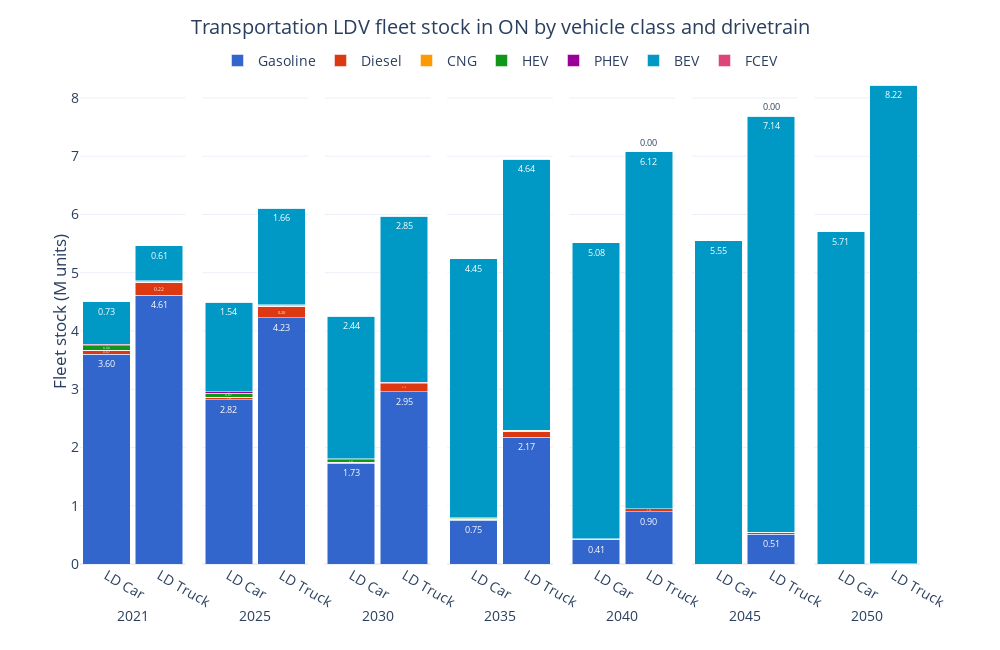

The cell this chart's notebook holds for it:
### Code cell
ref_fig = ref_trncap[ref_trncap['Vehicle Class'].isin(['LD Car', 'LD Truck'])][['Period', 'Vehicle Class', 'Capacity (M units)', 'Carrier']].groupby(['Period', 'Vehicle Class', 'Carrier'], as_index=False).sum()

ref_fig['Carrier'] = pd.Categorical(ref_fig['Carrier'], categories=drivetrain_order, ordered=True)
ref_fig = ref_fig.sort_values(['Carrier', 'Period'])

fig = px.bar(ref_fig, 
             x='Vehicle Class', 
             y='Capacity (M units)', 
             color='Carrier', 
             barmode='stack', 
             facet_col='Period',
             facet_col_spacing=2E-2,
             template='plotly_white',
             color_discrete_sequence=px.colors.qualitative.G10[:7] + px.colors.qualitative.G10[8:],
             text_auto='.2f',
            #  text='Demand (PJ)_sum'
             width=1000, height=650,
             )

fig.update_layout(title=dict(
        text='Transportation LDV fleet stock in ON by vehicle class and drivetrain',
        x=0.5, 
        y=0.97,
        xanchor='center',
        yanchor='top'
    ),
    xaxis=dict(title='Period'),
    yaxis=dict(title='Fleet stock (M units)',
               dtick=1),
    yaxis_title_standoff=0,
    legend_title_text='',
    bargap=0.1,
    legend=dict(
        orientation='h',  
        yanchor='top',
        y=1.03,  
        xanchor='center',
        x=0.5),
    font=dict(
        # family="Open Sans",
        size=14)
    )

for annotation in fig.layout.annotations:
    annotation.text = annotation.text.split('=')[1]
    annotation.y = -0.08  
    annotation.yanchor = 'top' 

for axis in fig.layout:
    if axis.startswith('yaxis'):
        fig.layout[axis].dtick = 1

for axis in fig.layout:
    if axis.startswith('xaxis'):
        fig.layout[axis].title.text = ''

fig.for_each_trace(lambda trace: trace.update(textfont=dict(size=9)))

fig.show()

### Figure 1 — Plotly figure (JSON) as saved in the notebook; plotly's stock layout.template omitted (floating-point values rounded to 4 significant figures)
{"data": [{"hovertemplate": "Carrier=Gasoline<br>Period=2021<br>Vehicle Class=%{x}<br>Capacity (M units)=%{y}<extra></extra>", "legendgroup": "Gasoline", "marker": {"color": "#3366CC", "pattern": {"shape": ""}}, "name": "Gasoline", "orientation": "v", "showlegend": true, "textfont": {"size": 9}, "textposition": "auto", "texttemplate": "%{y:.2f}", "type": "bar", "x": ["LD Car", "LD Truck"], "xaxis": "x", "y": [3.602, 4.615], "yaxis": "y"}, {"hovertemplate": "Carrier=Gasoline<br>Period=2025<br>Vehicle Class=%{x}<br>Capacity (M units)=%{y}<extra></extra>", "legendgroup": "Gasoline", "marker": {"color": "#3366CC", "pattern": {"shape": ""}}, "name": "Gasoline", "orientation": "v", "showlegend": false, "textfont": {"size": 9}, "textposition": "auto", "texttemplate": "%{y:.2f}", "type": "bar", "x": ["LD Car", "LD Truck"], "xaxis": "x2", "y": [2.823, 4.225], "yaxis": "y2"}, {"hovertemplate": "Carrier=Gasoline<br>Period=2030<br>Vehicle Class=%{x}<br>Capacity (M units)=%{y}<extra></extra>", "legendgroup": "Gasoline", "marker": {"color": "#3366CC", "pattern": {"shape": ""}}, "name": "Gasoline", "orientation": "v", "showlegend": false, "textfont": {"size": 9}, "textposition": "auto", "texttemplate": "%{y:.2f}", "type": "bar", "x": ["LD Car", "LD Truck"], "xaxis": "x3", "y": [1.73, 2.954], "yaxis": "y3"}, {"hovertemplate": "Carrier=Gasoline<br>Period=2035<br>Vehicle Class=%{x}<br>Capacity (M units)=%{y}<extra></extra>", "legendgroup": "Gasoline", "marker": {"color": "#3366CC", "pattern": {"shape": ""}}, "name": "Gasoline", "orientation": "v", "showlegend": false, "textfont": {"size": 9}, "textposition": "auto", "texttemplate": "%{y:.2f}", "type": "bar", "x": ["LD Car", "LD Truck"], "xaxis": "x4", "y": [0.7538, 2.174], "yaxis": "y4"}, {"hovertemplate": "Carrier=Gasoline<br>Period=2040<br>Vehicle Class=%{x}<br>Capacity (M units)=%{y}<extra></extra>", "legendgroup": "Gasoline", "marker": {"color": "#3366CC", "pattern": {"shape": ""}}, "name": "Gasoline", "orientation": "v", "showlegend": false, "textfont": {"size": 9}, "textposition": "auto", "texttemplate": "%{y:.2f}", "type": "bar", "x": ["LD Car", "LD Truck"], "xaxis": "x5", "y": [0.4146, 0.9], "yaxis": "y5"}, {"hovertemplate": "Carrier=Gasoline<br>Period=2045<br>Vehicle Class=%{x}<br>Capacity (M units)=%{y}<extra></extra>", "legendgroup": "Gasoline", "marker": {"color": "#3366CC", "pattern": {"shape": ""}}, "name": "Gasoline", "orientation": "v", "showlegend": false, "textfont": {"size": 9}, "textposition": "auto", "texttemplate": "%{y:.2f}", "type": "bar", "x": ["LD Car", "LD Truck"], "xaxis": "x6", "y": [4.354e-06, 0.5104], "yaxis": "y6"}, {"hovertemplate": "Carrier=Gasoline<br>Period=2050<br>Vehicle Class=%{x}<br>Capacity (M units)=%{y}<extra></extra>", "legendgroup": "Gasoline", "marker": {"color": "#3366CC", "pattern": {"shape": ""}}, "name": "Gasoline", "orientation": "v", "showlegend": false, "textfont": {"size": 9}, "textposition": "auto", "texttemplate": "%{y:.2f}", "type": "bar", "x": ["LD Car", "LD Truck"], "xaxis": "x7", "y": [4.052e-06, 1.169e-05], "yaxis": "y7"}, {"hovertemplate": "Carrier=Diesel<br>Period=2021<br>Vehicle Class=%{x}<br>Capacity (M units)=%{y}<extra></extra>", "legendgroup": "Diesel", "marker": {"color": "#DC3912", "pattern": {"shape": ""}}, "name": "Diesel", "orientation": "v", "showlegend": true, "textfont": {"size": 9}, "textposition": "auto", "texttemplate": "%{y:.2f}", "type": "bar", "x": ["LD Car", "LD Truck"], "xaxis": "x", "y": [0.06921, 0.2186], "yaxis": "y"}, {"hovertemplate": "Carrier=Diesel<br>Period=2025<br>Vehicle Class=%{x}<br>Capacity (M units)=%{y}<extra></extra>", "legendgroup": "Diesel", "marker": {"color": "#DC3912", "pattern": {"shape": ""}}, "name": "Diesel", "orientation": "v", "showlegend": false, "textfont": {"size": 9}, "textposition": "auto", "texttemplate": "%{y:.2f}", "type": "bar", "x": ["LD Car", "LD Truck"], "xaxis": "x2", "y": [0.04024, 0.1998], "yaxis": "y2"}, {"hovertemplate": "Carrier=Diesel<br>Period=2030<br>Vehicle Class=%{x}<br>Capacity (M units)=%{y}<extra></extra>", "legendgroup": "Diesel", "marker": {"color": "#DC3912", "pattern": {"shape": ""}}, "name": "Diesel", "orientation": "v", "showlegend": false, "textfont": {"size": 9}, "textposition": "auto", "texttemplate": "%{y:.2f}", "type": "bar", "x": ["LD Car", "LD Truck"], "xaxis": "x3", "y": [0.01921, 0.1443], "yaxis": "y3"}, {"hovertemplate": "Carrier=Diesel<br>Period=2035<br>Vehicle Class=%{x}<br>Capacity (M units)=%{y}<extra></extra>", "legendgroup": "Diesel", "marker": {"color": "#DC3912", "pattern": {"shape": ""}}, "name": "Diesel", "orientation": "v", "showlegend": false, "textfont": {"size": 9}, "textposition": "auto", "texttemplate": "%{y:.2f}", "type": "bar", "x": ["LD Car", "LD Truck"], "xaxis": "x4", "y": [0.01099, 0.1067], "yaxis": "y4"}, {"hovertemplate": "Carrier=Diesel<br>Period=2040<br>Vehicle Class=%{x}<br>Capacity (M units)=%{y}<extra></extra>", "legendgroup": "Diesel", "marker": {"color": "#DC3912", "pattern": {"shape": ""}}, "name": "Diesel", "orientation": "v", "showlegend": false, "textfont": {"size": 9}, "textposition": "auto", "texttemplate": "%{y:.2f}", "type": "bar", "x": ["LD Car", "LD Truck"], "xaxis": "x5", "y": [0.0009576, 0.04482], "yaxis": "y5"}, {"hovertemplate": "Carrier=Diesel<br>Period=2045<br>Vehicle Class=%{x}<br>Capacity (M units)=%{y}<extra></extra>", "legendgroup": "Diesel", "marker": {"color": "#DC3912", "pattern": {"shape": ""}}, "name": "Diesel", "orientation": "v", "showlegend": false, "textfont": {"size": 9}, "textposition": "auto", "texttemplate": "%{y:.2f}", "type": "bar", "x": ["LD Car", "LD Truck"], "xaxis": "x6", "y": [4.166e-06, 0.02603], "yaxis": "y6"}, {"hovertemplate": "Carrier=Diesel<br>Period=2050<br>Vehicle Class=%{x}<br>Capacity (M units)=%{y}<extra></extra>", "legendgroup": "Diesel", "marker": {"color": "#DC3912", "pattern": {"shape": ""}}, "name": "Diesel", "orientation": "v", "showlegend": false, "textfont": {"size": 9}, "textposition": "auto", "texttemplate": "%{y:.2f}", "type": "bar", "x": ["LD Car", "LD Truck"], "xaxis": "x7", "y": [3.828e-06, 1.432e-05], "yaxis": "y7"}, {"hovertemplate": "Carrier=CNG<br>Period=2021<br>Vehicle Class=%{x}<br>Capacity (M units)=%{y}<extra></extra>", "legendgroup": "CNG", "marker": {"color": "#FF9900", "pattern": {"shape": ""}}, "name": "CNG", "orientation": "v", "showlegend": true, "textfont": {"size": 9}, "textposition": "auto", "texttemplate": "%{y:.2f}", "type": "bar", "x": ["LD Car", "LD Truck"], "xaxis": "x", "y": [1.4e-06, 5.008e-06], "yaxis": "y"}, {"hovertemplate": "Carrier=CNG<br>Period=2025<br>Vehicle Class=%{x}<br>Capacity (M units)=%{y}<extra></extra>", "legendgroup": "CNG", "marker": {"color": "#FF9900", "pattern": {"shape": ""}}, "name": "CNG", "orientation": "v", "showlegend": false, "textfont": {"size": 9}, "textposition": "auto", "texttemplate": "%{y:.2f}", "type": "bar", "x": ["LD Car", "LD Truck"], "xaxis": "x2", "y": [2.53e-06, 8.962e-06], "yaxis": "y2"}, {"hovertemplate": "Carrier=CNG<br>Period=2030<br>Vehicle Class=%{x}<br>Capacity (M units)=%{y}<extra></extra>", "legendgroup": "CNG", "marker": {"color": "#FF9900", "pattern": {"shape": ""}}, "name": "CNG", "orientation": "v", "showlegend": false, "textfont": {"size": 9}, "textposition": "auto", "texttemplate": "%{y:.2f}", "type": "bar", "x": ["LD Car", "LD Truck"], "xaxis": "x3", "y": [3.382e-06, 1.219e-05], "yaxis": "y3"}, {"hovertemplate": "Carrier=CNG<br>Period=2035<br>Vehicle Class=%{x}<br>Capacity (M units)=%{y}<extra></extra>", "legendgroup": "CNG", "marker": {"color": "#FF9900", "pattern": {"shape": ""}}, "name": "CNG", "orientation": "v", "showlegend": false, "textfont": {"size": 9}, "textposition": "auto", "texttemplate": "%{y:.2f}", "type": "bar", "x": ["LD Car", "LD Truck"], "xaxis": "x4", "y": [3.505e-06, 1.535e-05], "yaxis": "y4"}, {"hovertemplate": "Carrier=CNG<br>Period=2040<br>Vehicle Class=%{x}<br>Capacity (M units)=%{y}<extra></extra>", "legendgroup": "CNG", "marker": {"color": "#FF9900", "pattern": {"shape": ""}}, "name": "CNG", "orientation": "v", "showlegend": false, "textfont": {"size": 9}, "textposition": "auto", "texttemplate": "%{y:.2f}", "type": "bar", "x": ["LD Car", "LD Truck"], "xaxis": "x5", "y": [3.815e-06, 1.531e-05], "yaxis": "y5"}, {"hovertemplate": "Carrier=CNG<br>Period=2045<br>Vehicle Class=%{x}<br>Capacity (M units)=%{y}<extra></extra>", "legendgroup": "CNG", "marker": {"color": "#FF9900", "pattern": {"shape": ""}}, "name": "CNG", "orientation": "v", "showlegend": false, "textfont": {"size": 9}, "textposition": "auto", "texttemplate": "%{y:.2f}", "type": "bar", "x": ["LD Car", "LD Truck"], "xaxis": "x6", "y": [4.095e-06, 1.626e-05], "yaxis": "y6"}, {"hovertemplate": "Carrier=CNG<br>Period=2050<br>Vehicle Class=%{x}<br>Capacity (M units)=%{y}<extra></extra>", "legendgroup": "CNG", "marker": {"color": "#FF9900", "pattern": {"shape": ""}}, "name": "CNG", "orientation": "v", "showlegend": false, "textfont": {"size": 9}, "textposition": "auto", "texttemplate": "%{y:.2f}", "type": "bar", "x": ["LD Car", "LD Truck"], "xaxis": "x7", "y": [3.89e-06, 1.529e-05], "yaxis": "y7"}, {"hovertemplate": "Carrier=HEV<br>Period=2021<br>Vehicle Class=%{x}<br>Capacity (M units)=%{y}<extra></extra>", "legendgroup": "HEV", "marker": {"color": "#109618", "pattern": {"shape": ""}}, "name": "HEV", "orientation": "v", "showlegend": true, "textfont": {"size": 9}, "textposition": "auto", "texttemplate": "%{y:.2f}", "type": "bar", "x": ["LD Car", "LD Truck"], "xaxis": "x", "y": [0.07822, 0.02124], "yaxis": "y"}, {"hovertemplate": "Carrier=HEV<br>Period=2025<br>Vehicle Class=%{x}<br>Capacity (M units)=%{y}<extra></extra>", "legendgroup": "HEV", "marker": {"color": "#109618", "pattern": {"shape": ""}}, "name": "HEV", "orientation": "v", "showlegend": false, "textfont": {"size": 9}, "textposition": "auto", "texttemplate": "%{y:.2f}", "type": "bar", "x": ["LD Car", "LD Truck"], "xaxis": "x2", "y": [0.07057, 0.0204], "yaxis": "y2"}, {"hovertemplate": "Carrier=HEV<br>Period=2030<br>Vehicle Class=%{x}<br>Capacity (M units)=%{y}<extra></extra>", "legendgroup": "HEV", "marker": {"color": "#109618", "pattern": {"shape": ""}}, "name": "HEV", "orientation": "v", "showlegend": false, "textfont": {"size": 9}, "textposition": "auto", "texttemplate": "%{y:.2f}", "type": "bar", "x": ["LD Car", "LD Truck"], "xaxis": "x3", "y": [0.04336, 0.01594], "yaxis": "y3"}, {"hovertemplate": "Carrier=HEV<br>Period=2035<br>Vehicle Class=%{x}<br>Capacity (M units)=%{y}<extra></extra>", "legendgroup": "HEV", "marker": {"color": "#109618", "pattern": {"shape": ""}}, "name": "HEV", "orientation": "v", "showlegend": false, "textfont": {"size": 9}, "textposition": "auto", "texttemplate": "%{y:.2f}", "type": "bar", "x": ["LD Car", "LD Truck"], "xaxis": "x4", "y": [0.01956, 0.01427], "yaxis": "y4"}, {"hovertemplate": "Carrier=HEV<br>Period=2040<br>Vehicle Class=%{x}<br>Capacity (M units)=%{y}<extra></extra>", "legendgroup": "HEV", "marker": {"color": "#109618", "pattern": {"shape": ""}}, "name": "HEV", "orientation": "v", "showlegend": false, "textfont": {"size": 9}, "textposition": "auto", "texttemplate": "%{y:.2f}", "type": "bar", "x": ["LD Car", "LD Truck"], "xaxis": "x5", "y": [0.01191, 0.005327], "yaxis": "y5"}, {"hovertemplate": "Carrier=HEV<br>Period=2045<br>Vehicle Class=%{x}<br>Capacity (M units)=%{y}<extra></extra>", "legendgroup": "HEV", "marker": {"color": "#109618", "pattern": {"shape": ""}}, "name": "HEV", "orientation": "v", "showlegend": false, "textfont": {"size": 9}, "textposition": "auto", "texttemplate": "%{y:.2f}", "type": "bar", "x": ["LD Car", "LD Truck"], "xaxis": "x6", "y": [7.534e-06, 0.004491], "yaxis": "y6"}, {"hovertemplate": "Carrier=HEV<br>Period=2050<br>Vehicle Class=%{x}<br>Capacity (M units)=%{y}<extra></extra>", "legendgroup": "HEV", "marker": {"color": "#109618", "pattern": {"shape": ""}}, "name": "HEV", "orientation": "v", "showlegend": false, "textfont": {"size": 9}, "textposition": "auto", "texttemplate": "%{y:.2f}", "type": "bar", "x": ["LD Car", "LD Truck"], "xaxis": "x7", "y": [7.102e-06, 2.193e-05], "yaxis": "y7"}, {"hovertemplate": "Carrier=PHEV<br>Period=2021<br>Vehicle Class=%{x}<br>Capacity (M units)=%{y}<extra></extra>", "legendgroup": "PHEV", "marker": {"color": "#990099", "pattern": {"shape": ""}}, "name": "PHEV", "orientation": "v", "showlegend": true, "textfont": {"size": 9}, "textposition": "auto", "texttemplate": "%{y:.2f}", "type": "bar", "x": ["LD Car", "LD Truck"], "xaxis": "x", "y": [0.02543, 0.005414], "yaxis": "y"}, {"hovertemplate": "Carrier=PHEV<br>Period=2025<br>Vehicle Class=%{x}<br>Capacity (M units)=%{y}<extra></extra>", "legendgroup": "PHEV", "marker": {"color": "#990099", "pattern": {"shape": ""}}, "name": "PHEV", "orientation": "v", "showlegend": false, "textfont": {"size": 9}, "textposition": "auto", "texttemplate": "%{y:.2f}", "type": "bar", "x": ["LD Car", "LD Truck"], "xaxis": "x2", "y": [0.02476, 0.0054], "yaxis": "y2"}, {"hovertemplate": "Carrier=PHEV<br>Period=2030<br>Vehicle Class=%{x}<br>Capacity (M units)=%{y}<extra></extra>", "legendgroup": "PHEV", "marker": {"color": "#990099", "pattern": {"shape": ""}}, "name": "PHEV", "orientation": "v", "showlegend": false, "textfont": {"size": 9}, "textposition": "auto", "texttemplate": "%{y:.2f}", "type": "bar", "x": ["LD Car", "LD Truck"], "xaxis": "x3", "y": [0.01774, 0.004076], "yaxis": "y3"}, {"hovertemplate": "Carrier=PHEV<br>Period=2035<br>Vehicle Class=%{x}<br>Capacity (M units)=%{y}<extra></extra>", "legendgroup": "PHEV", "marker": {"color": "#990099", "pattern": {"shape": ""}}, "name": "PHEV", "orientation": "v", "showlegend": false, "textfont": {"size": 9}, "textposition": "auto", "texttemplate": "%{y:.2f}", "type": "bar", "x": ["LD Car", "LD Truck"], "xaxis": "x4", "y": [0.006367, 0.004042], "yaxis": "y4"}, {"hovertemplate": "Carrier=PHEV<br>Period=2040<br>Vehicle Class=%{x}<br>Capacity (M units)=%{y}<extra></extra>", "legendgroup": "PHEV", "marker": {"color": "#990099", "pattern": {"shape": ""}}, "name": "PHEV", "orientation": "v", "showlegend": false, "textfont": {"size": 9}, "textposition": "auto", "texttemplate": "%{y:.2f}", "type": "bar", "x": ["LD Car", "LD Truck"], "xaxis": "x5", "y": [0.005699, 0.001383], "yaxis": "y5"}, {"hovertemplate": "Carrier=PHEV<br>Period=2045<br>Vehicle Class=%{x}<br>Capacity (M units)=%{y}<extra></extra>", "legendgroup": "PHEV", "marker": {"color": "#990099", "pattern": {"shape": ""}}, "name": "PHEV", "orientation": "v", "showlegend": false, "textfont": {"size": 9}, "textposition": "auto", "texttemplate": "%{y:.2f}", "type": "bar", "x": ["LD Car", "LD Truck"], "xaxis": "x6", "y": [1.482e-05, 0.001366], "yaxis": "y6"}, {"hovertemplate": "Carrier=PHEV<br>Period=2050<br>Vehicle Class=%{x}<br>Capacity (M units)=%{y}<extra></extra>", "legendgroup": "PHEV", "marker": {"color": "#990099", "pattern": {"shape": ""}}, "name": "PHEV", "orientation": "v", "showlegend": false, "textfont": {"size": 9}, "textposition": "auto", "texttemplate": "%{y:.2f}", "type": "bar", "x": ["LD Car", "LD Truck"], "xaxis": "x7", "y": [1.472e-05, 3.606e-05], "yaxis": "y7"}, {"hovertemplate": "Carrier=BEV<br>Period=2021<br>Vehicle Class=%{x}<br>Capacity (M units)=%{y}<extra></extra>", "legendgroup": "BEV", "marker": {"color": "#0099C6", "pattern": {"shape": ""}}, "name": "BEV", "orientation": "v", "showlegend": true, "textfont": {"size": 9}, "textposition": "auto", "texttemplate": "%{y:.2f}", "type": "bar", "x": ["LD Car", "LD Truck"], "xaxis": "x", "y": [0.7274, 0.6061], "yaxis": "y"}, {"hovertemplate": "Carrier=BEV<br>Period=2025<br>Vehicle Class=%{x}<br>Capacity (M units)=%{y}<extra></extra>", "legendgroup": "BEV", "marker": {"color": "#0099C6", "pattern": {"shape": ""}}, "name": "BEV", "orientation": "v", "showlegend": false, "textfont": {"size": 9}, "textposition": "auto", "texttemplate": "%{y:.2f}", "type": "bar", "x": ["LD Car", "LD Truck"], "xaxis": "x2", "y": [1.536, 1.656], "yaxis": "y2"}, {"hovertemplate": "Carrier=BEV<br>Period=2030<br>Vehicle Class=%{x}<br>Capacity (M units)=%{y}<extra></extra>", "legendgroup": "BEV", "marker": {"color": "#0099C6", "pattern": {"shape": ""}}, "name": "BEV", "orientation": "v", "showlegend": false, "textfont": {"size": 9}, "textposition": "auto", "texttemplate": "%{y:.2f}", "type": "bar", "x": ["LD Car", "LD Truck"], "xaxis": "x3", "y": [2.443, 2.853], "yaxis": "y3"}, {"hovertemplate": "Carrier=BEV<br>Period=2035<br>Vehicle Class=%{x}<br>Capacity (M units)=%{y}<extra></extra>", "legendgroup": "BEV", "marker": {"color": "#0099C6", "pattern": {"shape": ""}}, "name": "BEV", "orientation": "v", "showlegend": false, "textfont": {"size": 9}, "textposition": "auto", "texttemplate": "%{y:.2f}", "type": "bar", "x": ["LD Car", "LD Truck"], "xaxis": "x4", "y": [4.448, 4.644], "yaxis": "y4"}, {"hovertemplate": "Carrier=BEV<br>Period=2040<br>Vehicle Class=%{x}<br>Capacity (M units)=%{y}<extra></extra>", "legendgroup": "BEV", "marker": {"color": "#0099C6", "pattern": {"shape": ""}}, "name": "BEV", "orientation": "v", "showlegend": false, "textfont": {"size": 9}, "textposition": "auto", "texttemplate": "%{y:.2f}", "type": "bar", "x": ["LD Car", "LD Truck"], "xaxis": "x5", "y": [5.082, 6.124], "yaxis": "y5"}, {"hovertemplate": "Carrier=BEV<br>Period=2045<br>Vehicle Class=%{x}<br>Capacity (M units)=%{y}<extra></extra>", "legendgroup": "BEV", "marker": {"color": "#0099C6", "pattern": {"shape": ""}}, "name": "BEV", "orientation": "v", "showlegend": false, "textfont": {"size": 9}, "textposition": "auto", "texttemplate": "%{y:.2f}", "type": "bar", "x": ["LD Car", "LD Truck"], "xaxis": "x6", "y": [5.55, 7.144], "yaxis": "y6"}, {"hovertemplate": "Carrier=BEV<br>Period=2050<br>Vehicle Class=%{x}<br>Capacity (M units)=%{y}<extra></extra>", "legendgroup": "BEV", "marker": {"color": "#0099C6", "pattern": {"shape": ""}}, "name": "BEV", "orientation": "v", "showlegend": false, "textfont": {"size": 9}, "textposition": "auto", "texttemplate": "%{y:.2f}", "type": "bar", "x": ["LD Car", "LD Truck"], "xaxis": "x7", "y": [5.706, 8.219], "yaxis": "y7"}, {"hovertemplate": "Carrier=FCEV<br>Period=2021<br>Vehicle Class=%{x}<br>Capacity (M units)=%{y}<extra></extra>", "legendgroup": "FCEV", "marker": {"color": "#DD4477", "pattern": {"shape": ""}}, "name": "FCEV", "orientation": "v", "showlegend": true, "textfont": {"size": 9}, "textposition": "auto", "texttemplate": "%{y:.2f}", "type": "bar", "x": ["LD Car", "LD Truck"], "xaxis": "x", "y": [1.145e-06, 2.204e-06], "yaxis": "y"}, {"hovertemplate": "Carrier=FCEV<br>Period=2025<br>Vehicle Class=%{x}<br>Capacity (M units)=%{y}<extra></extra>", "legendgroup": "FCEV", "marker": {"color": "#DD4477", "pattern": {"shape": ""}}, "name": "FCEV", "orientation": "v", "showlegend": false, "textfont": {"size": 9}, "textposition": "auto", "texttemplate": "%{y:.2f}", "type": "bar", "x": ["LD Car", "LD Truck"], "xaxis": "x2", "y": [2.255e-06, 4.408e-06], "yaxis": "y2"}, {"hovertemplate": "Carrier=FCEV<br>Period=2030<br>Vehicle Class=%{x}<br>Capacity (M units)=%{y}<extra></extra>", "legendgroup": "FCEV", "marker": {"color": "#DD4477", "pattern": {"shape": ""}}, "name": "FCEV", "orientation": "v", "showlegend": false, "textfont": {"size": 9}, "textposition": "auto", "texttemplate": "%{y:.2f}", "type": "bar", "x": ["LD Car", "LD Truck"], "xaxis": "x3", "y": [3.75e-06, 7.389e-06], "yaxis": "y3"}, {"hovertemplate": "Carrier=FCEV<br>Period=2035<br>Vehicle Class=%{x}<br>Capacity (M units)=%{y}<extra></extra>", "legendgroup": "FCEV", "marker": {"color": "#DD4477", "pattern": {"shape": ""}}, "name": "FCEV", "orientation": "v", "showlegend": false, "textfont": {"size": 9}, "textposition": "auto", "texttemplate": "%{y:.2f}", "type": "bar", "x": ["LD Car", "LD Truck"], "xaxis": "x4", "y": [4.731e-06, 1.05e-05], "yaxis": "y4"}, {"hovertemplate": "Carrier=FCEV<br>Period=2040<br>Vehicle Class=%{x}<br>Capacity (M units)=%{y}<extra></extra>", "legendgroup": "FCEV", "marker": {"color": "#DD4477", "pattern": {"shape": ""}}, "name": "FCEV", "orientation": "v", "showlegend": false, "textfont": {"size": 9}, "textposition": "auto", "texttemplate": "%{y:.2f}", "type": "bar", "x": ["LD Car", "LD Truck"], "xaxis": "x5", "y": [5.747e-06, 1.207e-05], "yaxis": "y5"}, {"hovertemplate": "Carrier=FCEV<br>Period=2045<br>Vehicle Class=%{x}<br>Capacity (M units)=%{y}<extra></extra>", "legendgroup": "FCEV", "marker": {"color": "#DD4477", "pattern": {"shape": ""}}, "name": "FCEV", "orientation": "v", "showlegend": false, "textfont": {"size": 9}, "textposition": "auto", "texttemplate": "%{y:.2f}", "type": "bar", "x": ["LD Car", "LD Truck"], "xaxis": "x6", "y": [6.802e-06, 1.467e-05], "yaxis": "y6"}, {"hovertemplate": "Carrier=FCEV<br>Period=2050<br>Vehicle Class=%{x}<br>Capacity (M units)=%{y}<extra></extra>", "legendgroup": "FCEV", "marker": {"color": "#DD4477", "pattern": {"shape": ""}}, "name": "FCEV", "orientation": "v", "showlegend": false, "textfont": {"size": 9}, "textposition": "auto", "texttemplate": "%{y:.2f}", "type": "bar", "x": ["LD Car", "LD Truck"], "xaxis": "x7", "y": [7.644e-06, 1.664e-05], "yaxis": "y7"}], "layout": {"annotations": [{"font": {}, "showarrow": false, "text": "2021", "x": 0.06286, "xanchor": "center", "xref": "paper", "y": -0.08, "yanchor": "top", "yref": "paper"}, {"font": {}, "showarrow": false, "text": "2025", "x": 0.2086, "xanchor": "center", "xref": "paper", "y": -0.08, "yanchor": "top", "yref": "paper"}, {"font": {}, "showarrow": false, "text": "2030", "x": 0.3543, "xanchor": "center", "xref": "paper", "y": -0.08, "yanchor": "top", "yref": "paper"}, {"font": {}, "showarrow": false, "text": "2035", "x": 0.5, "xanchor": "center", "xref": "paper", "y": -0.08, "yanchor": "top", "yref": "paper"}, {"font": {}, "showarrow": false, "text": "2040", "x": 0.6457, "xanchor": "center", "xref": "paper", "y": -0.08, "yanchor": "top", "yref": "paper"}, {"font": {}, "showarrow": false, "text": "2045", "x": 0.7914, "xanchor": "center", "xref": "paper", "y": -0.08, "yanchor": "top", "yref": "paper"}, {"font": {}, "showarrow": false, "text": "2050", "x": 0.9371, "xanchor": "center", "xref": "paper", "y": -0.08, "yanchor": "top", "yref": "paper"}], "bargap": 0.1, "barmode": "stack", "font": {"size": 14}, "height": 650, "legend": {"orientation": "h", "title": {"text": ""}, "tracegroupgap": 0, "x": 0.5, "xanchor": "center", "y": 1.03, "yanchor": "top"}, "margin": {"t": 60}, "title": {"text": "Transportation LDV fleet stock in ON by vehicle class and drivetrain", "x": 0.5, "xanchor": "center", "y": 0.97, "yanchor": "top"}, "width": 1000, "xaxis": {"anchor": "y", "domain": [0, 0.1257], "title": {"text": ""}}, "xaxis2": {"anchor": "y2", "domain": [0.1457, 0.2714], "matches": "x", "title": {"text": ""}}, "xaxis3": {"anchor": "y3", "domain": [0.2914, 0.4171], "matches": "x", "title": {"text": ""}}, "xaxis4": {"anchor": "y4", "domain": [0.4371, 0.5629], "matches": "x", "title": {"text": ""}}, "xaxis5": {"anchor": "y5", "domain": [0.5829, 0.7086], "matches": "x", "title": {"text": ""}}, "xaxis6": {"anchor": "y6", "domain": [0.7286, 0.8543], "matches": "x", "title": {"text": ""}}, "xaxis7": {"anchor": "y7", "domain": [0.8743, 1.0], "matches": "x", "title": {"text": ""}}, "yaxis": {"anchor": "x", "domain": [0, 1], "dtick": 1, "title": {"standoff": 0, "text": "Fleet stock (M units)"}}, "yaxis2": {"anchor": "x2", "domain": [0, 1], "dtick": 1, "matches": "y", "showticklabels": false}, "yaxis3": {"anchor": "x3", "domain": [0, 1], "dtick": 1, "matches": "y", "showticklabels": false}, "yaxis4": {"anchor": "x4", "domain": [0, 1], "dtick": 1, "matches": "y", "showticklabels": false}, "yaxis5": {"anchor": "x5", "domain": [0, 1], "dtick": 1, "matches": "y", "showticklabels": false}, "yaxis6": {"anchor": "x6", "domain": [0, 1], "dtick": 1, "matches": "y", "showticklabels": false}, "yaxis7": {"anchor": "x7", "domain": [0, 1], "dtick": 1, "matches": "y", "showticklabels": false}}}
